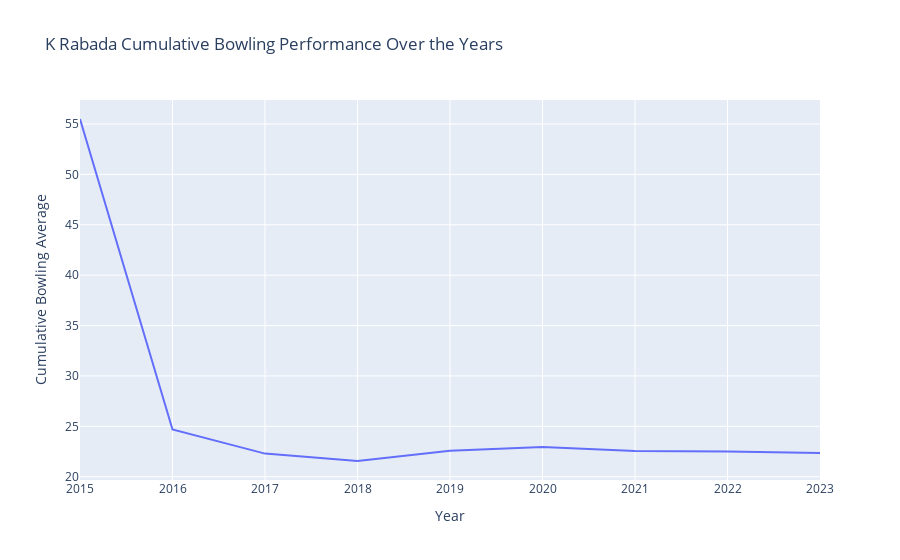

The notebook cell this image was saved under:
### Code cell
# Calculate yearly bowling statistics
df_bowling['Year'] = df_bowling['Start Date'].dt.year
df_avg_bowling = df_bowling.groupby(['Player', 'Year']).apply(lambda group: pd.Series({
    'Total Runs Conceded': group['Runs'].sum(),
    'Total Wickets Taken': group['WktsDescending'].sum(),
    'Matches Played': group['NumericMatchID'].nunique(),
    'Best Bowling Figures': group.sort_values(by=['WktsDescending', 'Runs'], ascending=[False, True]).iloc[0]['WktsDescending'].astype(int).astype(str) + "-" + group.sort_values(by=['WktsDescending', 'Runs'], ascending=[False, True]).iloc[0]['Runs'].astype(int).astype(str)
})).reset_index()

# Initialize columns for cumulative statistics
df_avg_bowling['Cumulative Runs Conceded'] = 0
df_avg_bowling['Cumulative Wickets Taken'] = 0
df_avg_bowling['Cumulative Matches Played'] = 0
df_avg_bowling['Cumulative Best Bowling Figures'] = "0-0"
df_avg_bowling['Cumulative Bowling Average'] = 0.0

# Calculate cumulative values manually to maintain state across years
for player in df_avg_bowling['Player'].unique():
    player_data = df_avg_bowling[df_avg_bowling['Player'] == player].sort_values('Year')
    cum_runs = cum_wickets = cum_matches = 0
    best_figures = "0-0"
    
    for index, row in player_data.iterrows():
        cum_runs += row['Total Runs Conceded']
        cum_wickets += row['Total Wickets Taken']
        cum_matches += row['Matches Played']
        
        # Update best bowling figures if the new one is better
        if int(row['Best Bowling Figures'].split("-")[0]) > int(best_figures.split("-")[0]) or (int(row['Best Bowling Figures'].split("-")[0]) == int(best_figures.split("-")[0]) and int(row['Best Bowling Figures'].split("-")[1]) < int(best_figures.split("-")[1])):
            best_figures = row['Best Bowling Figures']
        
        # Update cumulative statistics
        df_avg_bowling.loc[index, 'Cumulative Runs Conceded'] = cum_runs
        df_avg_bowling.loc[index, 'Cumulative Wickets Taken'] = cum_wickets
        df_avg_bowling.loc[index, 'Cumulative Matches Played'] = cum_matches
        df_avg_bowling.loc[index, 'Cumulative Best Bowling Figures'] = best_figures
        
        # Calculate cumulative bowling average if there are wickets taken
        if cum_wickets > 0:
            df_avg_bowling.loc[index, 'Cumulative Bowling Average'] = cum_runs / cum_wickets
        else:
            df_avg_bowling.loc[index, 'Cumulative Bowling Average'] = 0

# Prompt user to enter a player
player_name = input("Enter player name: ")

# Filter DataFrame for the specified player
df_player_bowling = df_avg_bowling[df_avg_bowling['Player'] == player_name]

# Plot the cumulative bowling performance vs. years using Plotly Express
fig = px.line(df_player_bowling, x='Year', y='Cumulative Bowling Average',
              hover_data={'Cumulative Runs Conceded': True, 'Cumulative Wickets Taken': True, 'Cumulative Matches Played': True, 'Cumulative Best Bowling Figures': True},
              title=f'{player_name} Cumulative Bowling Performance Over the Years',
              labels={'Cumulative Bowling Average': 'Cumulative Bowling Average', 'Year': 'Year'})
fig.show()

### Figure 1 — Plotly figure (JSON) as saved in the notebook; plotly's stock layout.template omitted (floating-point values rounded to 4 significant figures)
{"data": [{"customdata": [[111, 2, 3, "1-30"], [1185, 48, 12, "7-112"], [2341, 105, 23, "7-112"], [3385, 157, 33, "7-112"], [4289, 190, 41, "7-112"], [4523, 197, 43, "7-112"], [4960, 220, 48, "7-112"], [6006, 267, 57, "7-112"], [6257, 280, 60, "7-112"]], "hovertemplate": "Year=%{x}<br>Cumulative Bowling Average=%{y}<br>Cumulative Runs Conceded=%{customdata[0]}<br>Cumulative Wickets Taken=%{customdata[1]}<br>Cumulative Matches Played=%{customdata[2]}<br>Cumulative Best Bowling Figures=%{customdata[3]}<extra></extra>", "legendgroup": "", "line": {"color": "#636efa", "dash": "solid"}, "marker": {"symbol": "circle"}, "mode": "lines", "name": "", "orientation": "v", "showlegend": false, "type": "scatter", "x": [2015, 2016, 2017, 2018, 2019, 2020, 2021, 2022, 2023], "xaxis": "x", "y": [55.5, 24.69, 22.3, 21.56, 22.57, 22.96, 22.55, 22.49, 22.35], "yaxis": "y"}], "layout": {"legend": {"tracegroupgap": 0}, "title": {"text": "K Rabada Cumulative Bowling Performance Over the Years"}, "xaxis": {"anchor": "y", "domain": [0, 1], "title": {"text": "Year"}}, "yaxis": {"anchor": "x", "domain": [0, 1], "title": {"text": "Cumulative Bowling Average"}}}}
